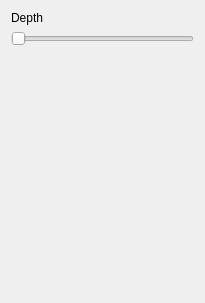
<?xml version="1.0" encoding="UTF-8"?>
<ui version="4.0">
 <class>Settings</class>
 <widget class="QWidget" name="Settings">
  <property name="geometry">
   <rect>
    <x>0</x>
    <y>0</y>
    <width>205</width>
    <height>303</height>
   </rect>
  </property>
  <property name="windowTitle">
   <string>Form</string>
  </property>
  <layout class="QVBoxLayout" name="verticalLayout">
   <item>
    <widget class="QLabel" name="label">
     <property name="text">
      <string>Depth</string>
     </property>
    </widget>
   </item>
   <item>
    <widget class="QSlider" name="horizontalSlider">
     <property name="orientation">
      <enum>Qt::Horizontal</enum>
     </property>
    </widget>
   </item>
   <item>
    <spacer name="verticalSpacer">
     <property name="orientation">
      <enum>Qt::Vertical</enum>
     </property>
     <property name="sizeHint" stdset="0">
      <size>
       <width>20</width>
       <height>40</height>
      </size>
     </property>
    </spacer>
   </item>
  </layout>
 </widget>
 <resources/>
 <connections/>
</ui>
